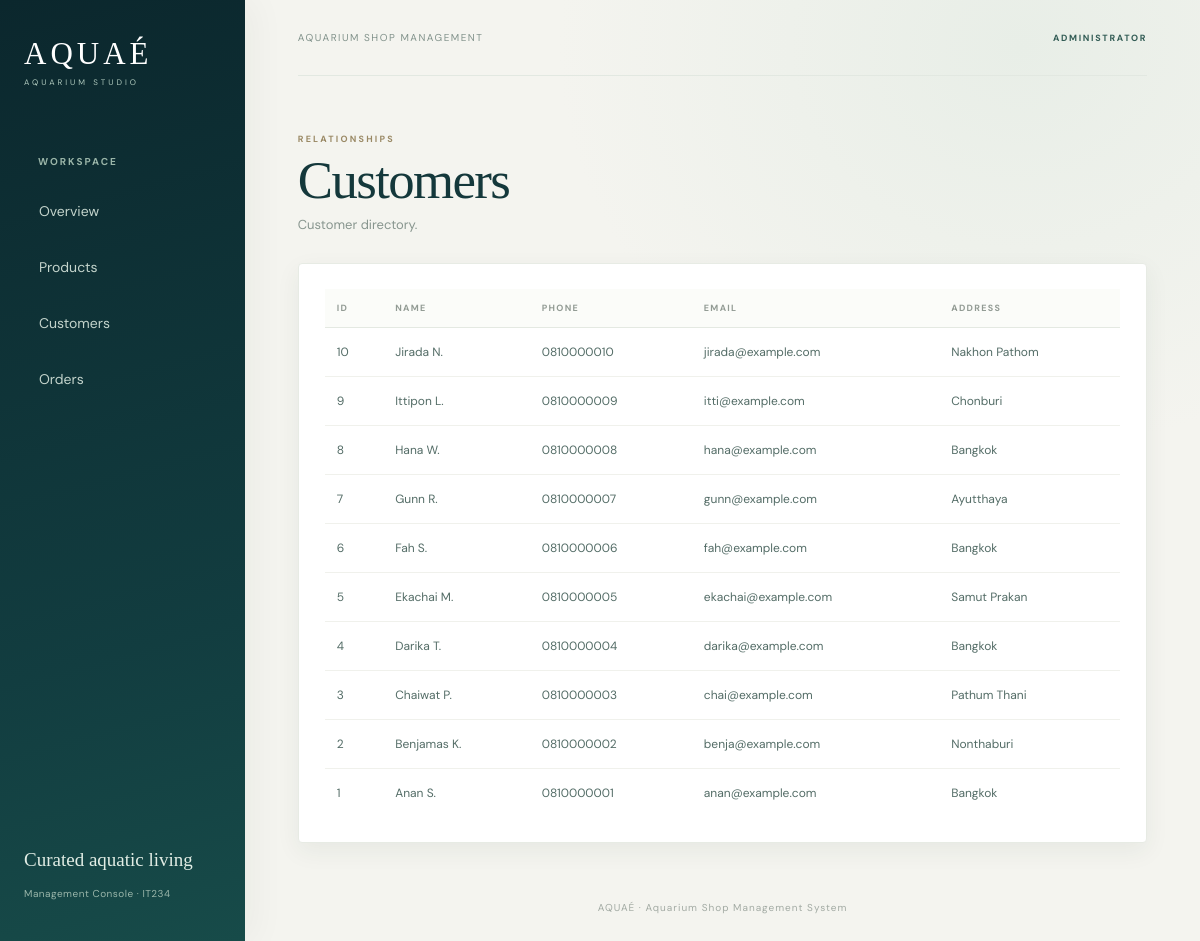
Page /customers on the committed database.
### tables this page shows
CREATE TABLE customers(customer_id INTEGER PRIMARY KEY AUTOINCREMENT, customer_name TEXT NOT NULL, phone TEXT NOT NULL UNIQUE, email TEXT UNIQUE, address TEXT);

### app.py (the view)
@app.route("/customers")
def customers():
    conn = get_db()
    rows = conn.execute("SELECT * FROM customers ORDER BY customer_id DESC").fetchall()
    conn.close()
    return render_template("customers.html", customers=rows)

### app.py (called while the page is built)
def get_db():
    conn = sqlite3.connect(DB_PATH)
    conn.row_factory = sqlite3.Row
    conn.execute("PRAGMA foreign_keys = ON")
    return conn

### templates/customers.html
{% extends "base.html" %}{% block title %}Customers · AQUAÉ{% endblock %}{% block content %}<section class="page-head"><div><p class="eyebrow">RELATIONSHIPS</p><h1>Customers</h1><p class="muted">Customer directory.</p></div></section><section class="panel"><div class="table-wrap"><table><thead><tr><th>ID</th><th>NAME</th><th>PHONE</th><th>EMAIL</th><th>ADDRESS</th></tr></thead><tbody>{% for c in customers %}<tr><td>{{ c.customer_id }}</td><td>{{ c.customer_name }}</td><td>{{ c.phone }}</td><td>{{ c.email or '—' }}</td><td>{{ c.address or '—' }}</td></tr>{% endfor %}</tbody></table></div></section>{% endblock %}

### static/css/style.css (style rules this page uses)
:root { --green:#183d32;--green2:#254d40;--cream:#f6f5ef;--gold:#b49a63;--ink:#202a25;--muted:#87918a;--line:#e8e9e2 }
* { box-sizing:border-box }
body { margin:0;background:var(--cream);color:var(--ink);font-family:'DM Sans',sans-serif;font-size:14px }
.nav-label,.eyebrow { font-size:10px;letter-spacing:2px;color:var(--gold);font-weight:700 }
.page-head { display:flex;align-items:center;justify-content:space-between;padding:42px 0 30px }
.page-head h1 { font:42px 'Playfair Display',serif;margin:8px 0 }
.muted { color:var(--muted);margin:0 }
.stats article,.panel { background:#fff;border:1px solid var(--line);border-radius:9px }
.panel { padding:25px;margin-bottom:30px }
.table-wrap { overflow-x:auto }
table { width:100%;border-collapse:collapse;text-align:left;white-space:nowrap }
th { font-size:9px;letter-spacing:1.3px;color:#929b94;font-weight:700;padding:13px 12px;border-bottom:1px solid var(--line) }
td { padding:16px 12px;border-bottom:1px solid #f0f1ec;font-size:12px }
tbody tr:last-child td { border-bottom:0 }
:root { --green:#102f34;--green2:#1d5052;--cream:#f4f4ef;--gold:#c3a878;--ink:#17383b;--muted:#84938d;--line:#e4e9e2 }
body { background:radial-gradient(ellipse at 85% 5%,#e8eee7 0,transparent 32%),var(--cream);color:var(--ink) }
.page-head { padding:48px 0 30px;align-items:flex-end }
.page-head h1 { font-size:clamp(42px,4.4vw,62px);line-height:1.02;letter-spacing:-1.6px;color:#14383b }
.eyebrow { color:#9a8965;font-size:9px;letter-spacing:2.2px }
.muted { font-size:13px;color:#87958e }
.stats article,.panel { border:1px solid #e7ebe4;border-radius:4px;box-shadow:0 8px 24px #183c3510 }
.panel { padding:25px 26px }
.table-wrap table th { background:#fbfcf9 }
.table-wrap table td { color:#536c66 }

### rows in the picture
customers: customer_id "10", customer_name "Jirada N.", phone "0810000010", email "jirada@example.com", address "Nakhon Pathom"
customers: customer_id "9", customer_name "Ittipon L.", phone "0810000009", email "itti@example.com", address "Chonburi"
customers: customer_id "8", customer_name "Hana W.", phone "0810000008", email "hana@example.com", address "Bangkok"
customers: customer_id "7", customer_name "Gunn R.", phone "0810000007", email "gunn@example.com", address "Ayutthaya"
customers: customer_id "6", customer_name "Fah S.", phone "0810000006", email "fah@example.com", address "Bangkok"
customers: customer_id "5", customer_name "Ekachai M.", phone "0810000005", email "ekachai@example.com", address "Samut Prakan"
customers: customer_id "4", customer_name "Darika T.", phone "0810000004", email "darika@example.com", address "Bangkok"
customers: customer_id "3", customer_name "Chaiwat P.", phone "0810000003", email "chai@example.com", address "Pathum Thani"
customers: customer_id "2", customer_name "Benjamas K.", phone "0810000002", email "benja@example.com", address "Nonthaburi"
customers: customer_id "1", customer_name "Anan S.", phone "0810000001", email "anan@example.com", address "Bangkok"
